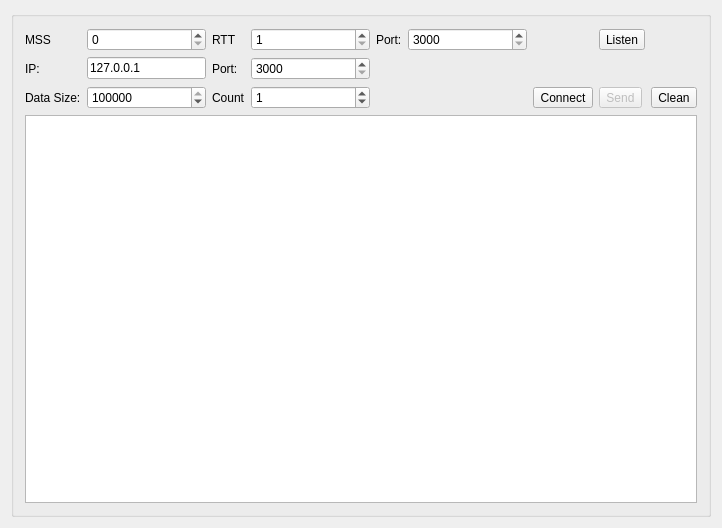
<?xml version="1.0" encoding="UTF-8"?>
<ui version="4.0">
 <class>UDTClass</class>
 <widget class="QWidget" name="UDTClass">
  <property name="geometry">
   <rect>
    <x>0</x>
    <y>0</y>
    <width>722</width>
    <height>528</height>
   </rect>
  </property>
  <property name="windowTitle">
   <string>UDT</string>
  </property>
  <layout class="QGridLayout" name="gridLayout">
   <item row="0" column="0">
    <widget class="QGroupBox" name="groupBox">
     <property name="title">
      <string/>
     </property>
     <layout class="QGridLayout" name="gridLayout_2">
      <item row="0" column="0">
       <widget class="QLabel" name="label_3">
        <property name="text">
         <string>MSS</string>
        </property>
       </widget>
      </item>
      <item row="0" column="2">
       <widget class="QLabel" name="label_4">
        <property name="text">
         <string>RTT</string>
        </property>
       </widget>
      </item>
      <item row="0" column="7">
       <widget class="QToolButton" name="toolButtonListen">
        <property name="text">
         <string>Listen</string>
        </property>
       </widget>
      </item>
      <item row="1" column="0">
       <widget class="QLabel" name="label">
        <property name="text">
         <string>IP:</string>
        </property>
       </widget>
      </item>
      <item row="1" column="1">
       <widget class="QLineEdit" name="lineEditIP">
        <property name="text">
         <string>127.0.0.1</string>
        </property>
       </widget>
      </item>
      <item row="1" column="2">
       <widget class="QLabel" name="label_2">
        <property name="text">
         <string>Port:</string>
        </property>
       </widget>
      </item>
      <item row="1" column="3">
       <widget class="QSpinBox" name="spinBoxRemotePort">
        <property name="minimum">
         <number>3000</number>
        </property>
        <property name="maximum">
         <number>65535</number>
        </property>
        <property name="value">
         <number>3000</number>
        </property>
       </widget>
      </item>
      <item row="3" column="0" colspan="9">
       <widget class="QTextBrowser" name="textBrowser"/>
      </item>
      <item row="2" column="0">
       <widget class="QLabel" name="label_5">
        <property name="text">
         <string>Data Size:</string>
        </property>
       </widget>
      </item>
      <item row="2" column="2">
       <widget class="QLabel" name="labelCount">
        <property name="text">
         <string>Count</string>
        </property>
       </widget>
      </item>
      <item row="2" column="3">
       <widget class="QSpinBox" name="spinBoxSendCount">
        <property name="maximum">
         <number>10000</number>
        </property>
        <property name="value">
         <number>1</number>
        </property>
       </widget>
      </item>
      <item row="2" column="7">
       <widget class="QToolButton" name="toolButtonSend">
        <property name="enabled">
         <bool>false</bool>
        </property>
        <property name="text">
         <string>Send</string>
        </property>
       </widget>
      </item>
      <item row="2" column="1">
       <widget class="QSpinBox" name="spinBoxDataSize">
        <property name="maximum">
         <number>10240000</number>
        </property>
        <property name="value">
         <number>102400</number>
        </property>
       </widget>
      </item>
      <item row="0" column="1">
       <widget class="QSpinBox" name="spinBoxMSS">
        <property name="sizePolicy">
         <sizepolicy hsizetype="Expanding" vsizetype="Fixed">
          <horstretch>0</horstretch>
          <verstretch>0</verstretch>
         </sizepolicy>
        </property>
        <property name="minimum">
         <number>0</number>
        </property>
        <property name="maximum">
         <number>2000</number>
        </property>
       </widget>
      </item>
      <item row="0" column="3">
       <widget class="QSpinBox" name="spinBox">
        <property name="sizePolicy">
         <sizepolicy hsizetype="Expanding" vsizetype="Fixed">
          <horstretch>0</horstretch>
          <verstretch>0</verstretch>
         </sizepolicy>
        </property>
        <property name="minimum">
         <number>1</number>
        </property>
        <property name="maximum">
         <number>2000</number>
        </property>
       </widget>
      </item>
      <item row="0" column="4">
       <widget class="QLabel" name="label_6">
        <property name="text">
         <string>Port:</string>
        </property>
       </widget>
      </item>
      <item row="0" column="5">
       <widget class="QSpinBox" name="spinBoxLocalPort">
        <property name="sizePolicy">
         <sizepolicy hsizetype="Expanding" vsizetype="Fixed">
          <horstretch>0</horstretch>
          <verstretch>0</verstretch>
         </sizepolicy>
        </property>
        <property name="minimum">
         <number>3000</number>
        </property>
        <property name="maximum">
         <number>65535</number>
        </property>
       </widget>
      </item>
      <item row="2" column="6">
       <widget class="QToolButton" name="toolButtonConnect">
        <property name="text">
         <string>Connect</string>
        </property>
       </widget>
      </item>
      <item row="2" column="8">
       <widget class="QToolButton" name="toolButtonClean">
        <property name="text">
         <string>Clean</string>
        </property>
       </widget>
      </item>
     </layout>
    </widget>
   </item>
  </layout>
 </widget>
 <layoutdefault spacing="6" margin="11"/>
 <resources/>
 <connections/>
</ui>
